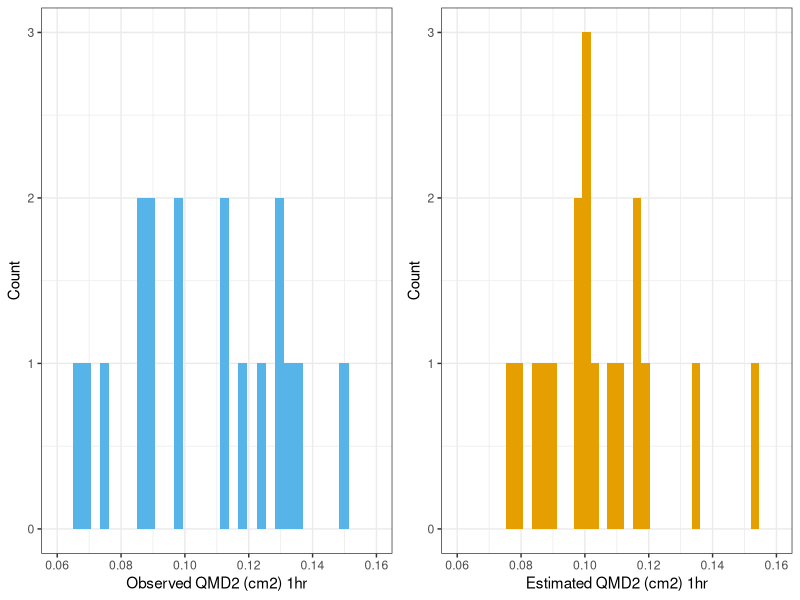
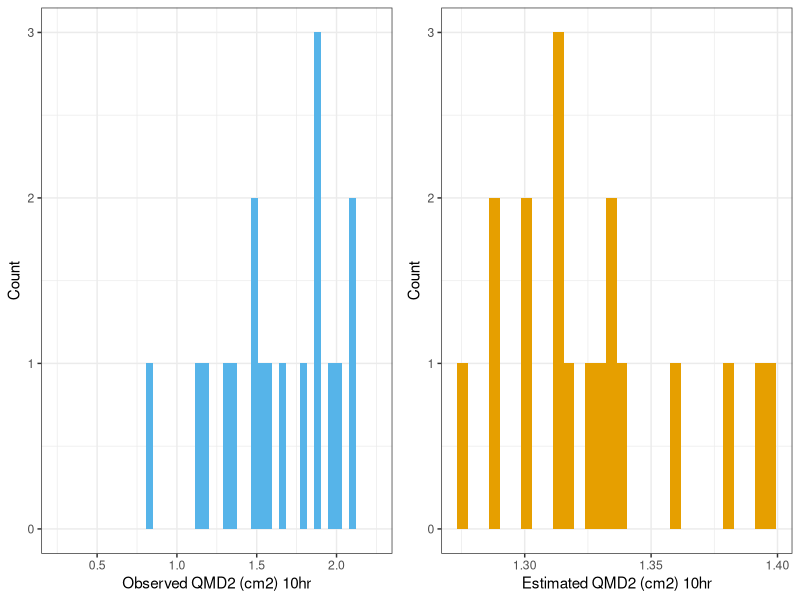
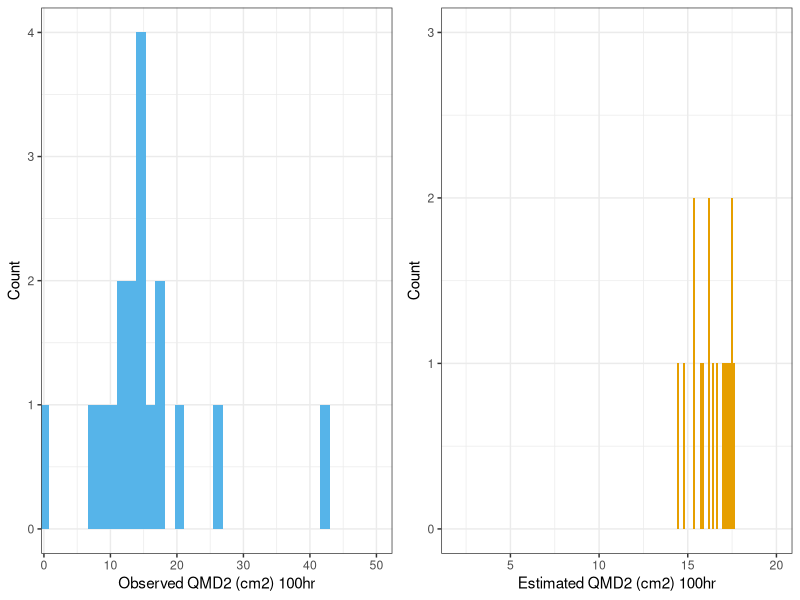

Write the R code that produced these figures, in order.
## ---- chunk 1
#knitr::opts_chunk$set(echo = FALSE, message=FALSE, warning=FALSE, results=FALSE, cache = TRUE)
library(here)
library(tidyverse)
library(ggplot2)
library(dplyr)
library(gridExtra)
library(knitr)
library(ggpubr)

p_plot <- read_csv(here("data", "03-final", "p_plot.csv"), 
         col_types = "ccnnnnnnn")

fwd_plot <- 
  read_csv(here("data", "03-final", "fwd_plots.csv"), 
         col_types = "cccnn")

output <- 
  read_csv(here("data", "03-final", "output.csv"), col_types = "cnnnn")

## ---- chunk 2

kable(p_plot[],
      digits = 3,
      caption = "Table 1. Species prevalence broken up by plot level",
      align = "c",
      col.names = c('Comp', 'Plot', 'ABCO', 'CADE', 'Other', 'PILA', 'PIPO', 'PSME', 'SEGI'))

## ---- chunk 3
#First we will look QMD values 
#observed 1hr vs estimated 1 hr 
#important to look at each fuel class

o_one_hr <- fwd_plot %>% 
  filter(timelag_class == "1h") %>%
  ggplot(aes(observed_qmd2_cm2)) +
  labs(x = "Observed QMD2 (cm2) 1hr", y = "Count") +
  geom_histogram(fill = "#56B4E9") + 
  coord_cartesian(xlim = c(0.06, 0.16), ylim = c(0,3))+
  theme_bw()

e_one_hr <- fwd_plot %>% 
  filter(timelag_class == "1h") %>%
  ggplot(aes(estimated_qmd2_cm2)) +
  labs(x="Estimated QMD2 (cm2) 1hr", y = "Count")+
  geom_histogram(fill = "#E69F00")+ 
  coord_cartesian(xlim = c(0.06, 0.16), ylim = c(0,3))+
  theme_bw()

A <- grid.arrange(o_one_hr, e_one_hr, ncol = 2)

#observed 10h vs estimated 10 hr 
o_ten_hr <- fwd_plot %>% 
  filter(timelag_class == "10h") %>%
  ggplot(aes(observed_qmd2_cm2)) +
  labs(x = "Observed QMD2 (cm2) 10hr", y = "Count") +
  geom_histogram(fill = "#56B4E9") + 
  coord_cartesian(xlim = c(0.25, 2.25), ylim = c(0,3))+
  theme_bw()

e_ten_hr <- fwd_plot %>% 
  filter(timelag_class == "10h") %>%
  ggplot(aes(estimated_qmd2_cm2)) +
  geom_histogram(fill = "#E69F00") +
  labs(x = "Estimated QMD2 (cm2) 10hr", y = "Count") +
  theme_bw()

B <- grid.arrange(o_ten_hr, e_ten_hr, ncol = 2)

#obseved 100hr vs estimated 100hr 
o_hun_hr <- fwd_plot %>% 
  filter(timelag_class == "100h") %>%
  ggplot(aes(observed_qmd2_cm2)) +
  geom_histogram(fill = "#56B4E9")+ 
  coord_cartesian(xlim = c(2,50))+
  labs(x = "Observed QMD2 (cm2) 100hr", y = "Count") +
  theme_bw()

e_hun_hr <- fwd_plot %>% 
  filter(timelag_class == "100h") %>%
  ggplot(aes(estimated_qmd2_cm2)) +
  geom_histogram(fill = "#E69F00")+ 
  coord_cartesian(xlim = c(2, 20),ylim = c(0,3))+
  labs(x = "Estimated QMD2 (cm2) 100hr", y = "Count") +
  theme_bw()

C<- grid.arrange(o_hun_hr, e_hun_hr, ncol = 2)
## ---- chunk 4
kable(output[], 
      digits = c(0, 4, 4, 4, 4 ), 
      align= "c",
      caption = "Table 2. Statistical results from linear regression models for each fuel time-lag class",
      col.names = c('Estimated QMD2', 'Estimate', 'Std. Error', 'Statistic', 'P value'))
